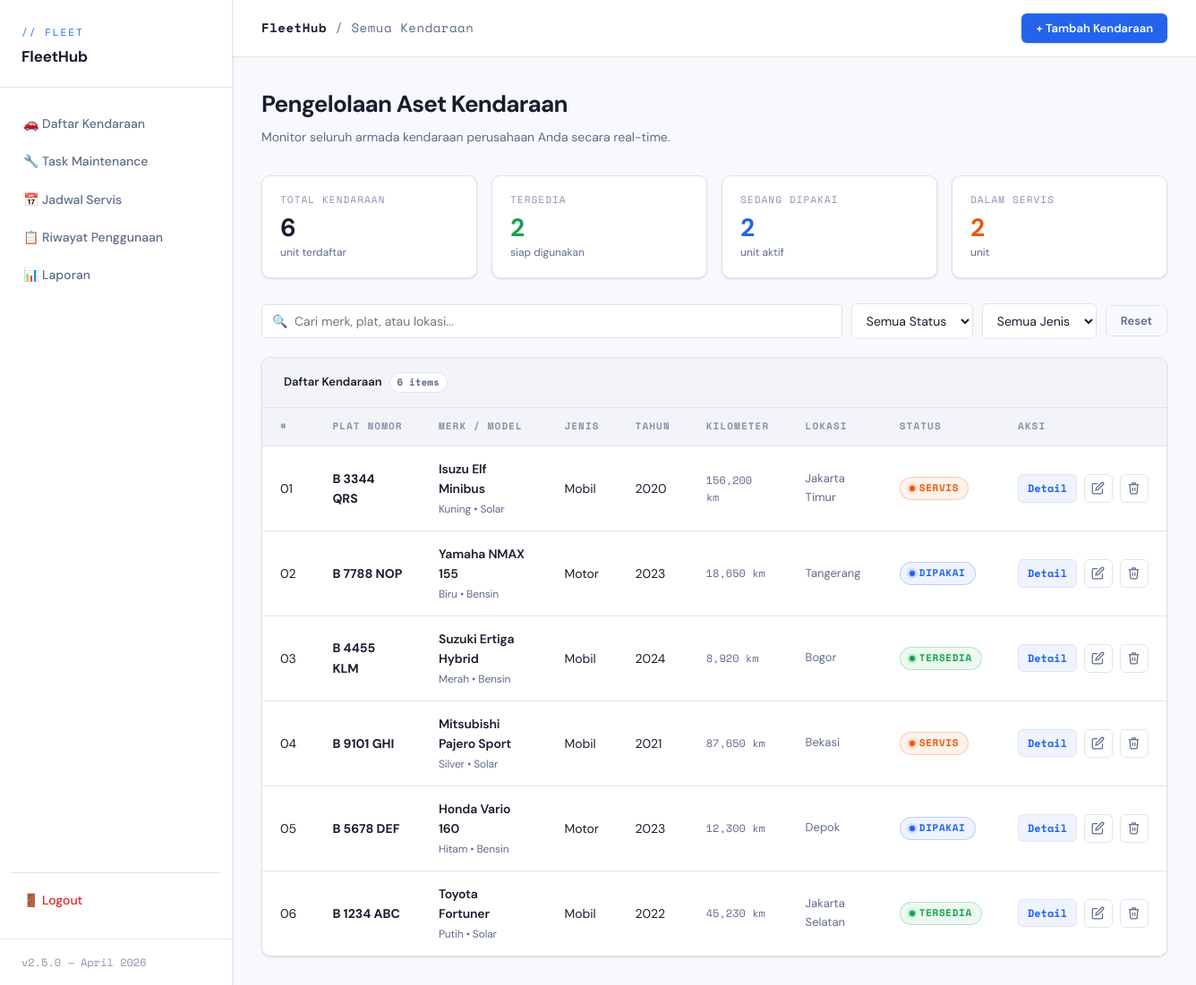
Page /pages/home.php on the committed database.
### tables this page shows
CREATE TABLE IF NOT EXISTS kendaraan (
    id           INT          NOT NULL AUTO_INCREMENT,
    nomor_plat   VARCHAR(20)  NOT NULL,
    merek        VARCHAR(50)  NOT NULL,
    model        VARCHAR(50)  NOT NULL,
    tahun        SMALLINT     NOT NULL,
    warna        VARCHAR(30)  NOT NULL DEFAULT '',
    jenis        VARCHAR(30)  NOT NULL DEFAULT 'Mobil',
    status       ENUM('Tersedia','Dipakai','Servis') NOT NULL DEFAULT 'Tersedia',
    kilometer    INT          NOT NULL DEFAULT 0,
    bahan_bakar  ENUM('Bensin','Solar','Listrik')    NOT NULL DEFAULT 'Bensin',
    lokasi       VARCHAR(100) NOT NULL DEFAULT '',
    foto         VARCHAR(255) NOT NULL DEFAULT '',
    created_at   TIMESTAMP    NOT NULL DEFAULT CURRENT_TIMESTAMP,
    updated_at   TIMESTAMP    NOT NULL DEFAULT CURRENT_TIMESTAMP ON UPDATE CURRENT_TIMESTAMP,
    PRIMARY KEY (id),
    UNIQUE KEY uq_nomor_plat (nomor_plat)
);

### pages/home.php (the view, shortened to what this page needs)
<?php
try {
    $pdo   = getKoneksi();
    $stat  = $pdo->query("SELECT
        COUNT(*)               AS total,
        SUM(status='Tersedia') AS tersedia,
        SUM(status='Dipakai')  AS dipakai,
        SUM(status='Servis')   AS servis
    FROM kendaraan")->fetch();
    $kendaraan_list = $pdo->query("SELECT * FROM kendaraan ORDER BY id DESC")->fetchAll();
} catch (Exception $e) {
    $stat           = ['total' => 0, 'tersedia' => 0, 'dipakai' => 0, 'servis' => 0];
    $kendaraan_list = [];
}
?>
<?php include __DIR__ . '/../includes/header.php'; ?>
<div class="topbar">
  <div class="topbar-title"><span>FleetHub</span> / Semua Kendaraan</div>
  <div class="topbar-actions">
    <button class="btn btn-primary" id="btnTambah">+ Tambah Kendaraan</button>
  </div>
</div>
<div class="content">
  <div class="page-header">
    <div>
      <h1>Pengelolaan Aset Kendaraan</h1>
      <p>Monitor seluruh armada kendaraan perusahaan Anda secara real-time.</p>
    </div>
  </div>
  <div class="stats-bar" id="statsBar">
    <div class="stat-card">
      <div class="stat-label">Total Kendaraan</div>
      <div class="stat-value" id="statTotal"><?= (int)$stat['total'] ?></div>
      <div class="stat-sub">unit terdaftar</div>
    </div>
    <div class="stat-card">
      <div class="stat-label">Tersedia</div>
      <div class="stat-value" style="color:var(--low)" id="statTersedia"><?= (int)$stat['tersedia'] ?></div>
      <div class="stat-sub">siap digunakan</div>
    </div>
    <div class="stat-card">
      <div class="stat-label">Sedang Dipakai</div>
      <div class="stat-value" style="color:var(--accent)" id="statDipakai"><?= (int)$stat['dipakai'] ?></div>
      <div class="stat-sub">unit aktif</div>
    </div>
    <div class="stat-card">
      <div class="stat-label">Dalam Servis</div>
      <div class="stat-value" style="color:var(--med)" id="statServis"><?= (int)$stat['servis'] ?></div>
      <div class="stat-sub">unit</div>
    </div>
  </div>
  <div class="filter-bar">
    <div class="filter-search">
      <span class="filter-search-icon">🔍</span>
      <input type="text" id="searchInput" placeholder="Cari merk, plat, atau lokasi..." autocomplete="off" />
    </div>
    <select id="statusFilter">
      <option value="">Semua Status</option>
    </select>
    <select id="jenisFilter">
      <option value="">Semua Jenis</option>
    </select>
    <button class="btn btn-ghost" id="btnReset">Reset</button>
  </div>
  <div class="table-wrap">
    <div class="table-header">
      <div class="t-title">
        Daftar Kendaraan
        <span class="count-badge" id="countBadge"><?= count($kendaraan_list) ?> items</span>
      </div>
    </div>
    <table id="tabelKendaraan">
      <thead>
        <tr>
          <th>#</th>
          <th>Plat Nomor</th>
          <th>Merk / Model</th>
          <th>Jenis</th>
          <th>Tahun</th>
          <th>Kilometer</th>
          <th>Lokasi</th>
          <th>Status</th>
          <th>Aksi</th>
        </tr>
      </thead>
      <tbody id="tbodyKendaraan">
        <?php if (empty($kendaraan_list)): ?>
          <tr><td colspan="9" class="empty-row">Belum ada data kendaraan.</td></tr>
        <?php else: foreach ($kendaraan_list as $i => $k): ?>
          <tr data-id="<?= $k['id'] ?>">
            <td><?= str_pad($i + 1, 2, '0', STR_PAD_LEFT) ?></td>
            <td><strong><?= htmlspecialchars($k['nomor_plat']) ?></strong></td>
            <td>
              <span class="project-name">
                <?= htmlspecialchars($k['merek']) ?> <?= htmlspecialchars($k['model']) ?>
                <small><?= htmlspecialchars($k['warna'] ?: '—') ?> • <?= htmlspecialchars($k['bahan_bakar']) ?></small>
              </span>
            </td>
            <td><?= htmlspecialchars($k['jenis']) ?></td>
            <td><?= (int)$k['tahun'] ?></td>
            <td class="deadline"><?= number_format((int)$k['kilometer']) ?> km</td>
            <td class="client-name"><?= htmlspecialchars($k['lokasi'] ?: '—') ?></td>
            <td>
              <?php
                $statusMap = ['Tersedia' => 'low', 'Dipakai' => 'accent', 'Servis' => 'med'];
                $cls = $statusMap[$k['status']] ?? 'low';
              ?>
              <span class="priority priority-<?= $cls ?>"><?= htmlspecialchars($k['status']) ?></span>
            </td>
            <td>
              <div class="action-group">
                <a href="<?= BASE_URL ?>/index.php?page=detail&id=<?= $k['id'] ?>" class="btn btn-detail">Detail</a>
                <button class="btn-icon btn-edit" title="Edit" onclick="bukaModalEdit(<?= $k['id'] ?>)">
                  <svg viewBox="0 0 24 24" fill="none" stroke="currentColor" stroke-width="2"><path d="M11 4H4a2 2 0 0 0-2 2v14a2 2 0 0 0 2 2h14a2 2 0 0 0 2-2v-7"/><path d="M18.5 2.5a2.121 2.121 0 0 1 3 3L12 15l-4 1 1-4 9.5-9.5z"/></svg>
                </button>
                <button class="btn-icon btn-delete" title="Hapus" onclick="hapusKendaraan(<?= $k['id'] ?>, '<?= htmlspecialchars($k['nomor_plat'], ENT_QUOTES) ?>')">
                  <svg viewBox="0 0 24 24" fill="none" stroke="currentColor" stroke-width="2"><polyline points="3 6 5 6 21 6"/><path d="M19 6l-1 14a2 2 0 0 1-2 2H8a2 2 0 0 1-2-2L5 6"/><path d="M10 11v6M14 11v6"/><path d="M9 6V4a1 1 0 0 1 1-1h4a1 1 0 0 1 1 1v2"/></svg>
                </button>
              </div>
            </td>
          </tr>
        <?php endforeach; endif; ?>
      </tbody>
    </table>
  </div>
</div>
<?php include __DIR__ . '/../includes/footer.php'; ?>

### rows in the picture
kendaraan: i "01", nomor_plat "B 3344 QRS", merek "Isuzu", model "Elf Minibus", warna "Kuning", bahan_bakar "Solar", jenis "Mobil", tahun "2020", kilometer "156,200", lokasi "Jakarta Timur", status "SERVIS"
kendaraan: i "02", nomor_plat "B 7788 NOP", merek "Yamaha", model "NMAX 155", warna "Biru", bahan_bakar "Bensin", jenis "Motor", tahun "2023", kilometer "18,650", lokasi "Tangerang", status "DIPAKAI"
kendaraan: i "03", nomor_plat "B 4455 KLM", merek "Suzuki", model "Ertiga Hybrid", warna "Merah", bahan_bakar "Bensin", jenis "Mobil", tahun "2024", kilometer "8,920", lokasi "Bogor", status "TERSEDIA"
kendaraan: i "04", nomor_plat "B 9101 GHI", merek "Mitsubishi", model "Pajero Sport", warna "Silver", bahan_bakar "Solar", jenis "Mobil", tahun "2021", kilometer "87,650", lokasi "Bekasi", status "SERVIS"
kendaraan: i "05", nomor_plat "B 5678 DEF", merek "Honda", model "Vario 160", warna "Hitam", bahan_bakar "Bensin", jenis "Motor", tahun "2023", kilometer "12,300", lokasi "Depok", status "DIPAKAI"
kendaraan: i "06", nomor_plat "B 1234 ABC", merek "Toyota", model "Fortuner", warna "Putih", bahan_bakar "Solar", jenis "Mobil", tahun "2022", kilometer "45,230", lokasi "Jakarta Selatan", status "TERSEDIA"

### other values in the picture
$stat['total'] "6"
$stat['tersedia'] "2"
$stat['dipakai'] "2"
$stat['servis'] "2"
count($kendaraan_list) "6"
